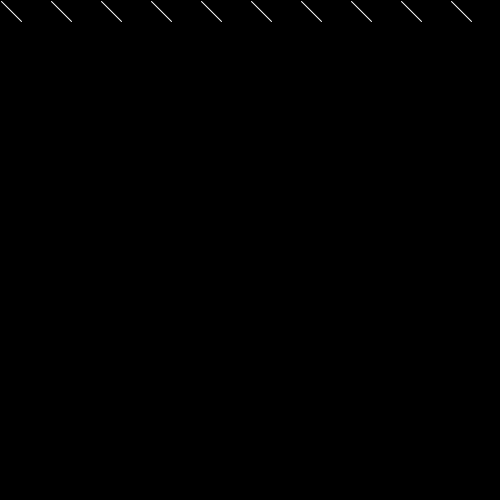
Frame 1 (no input)
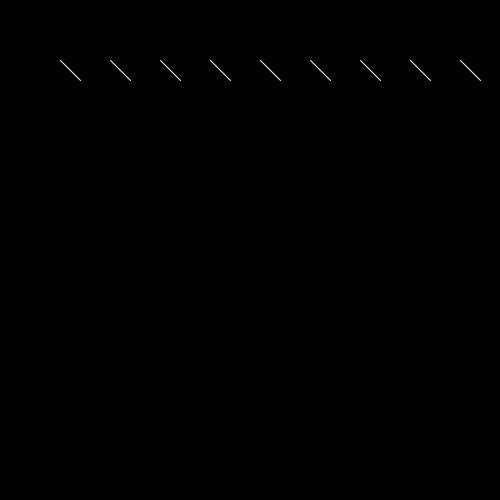
Frame 60 (the mouse pressed at the canvas centre just before this capture)
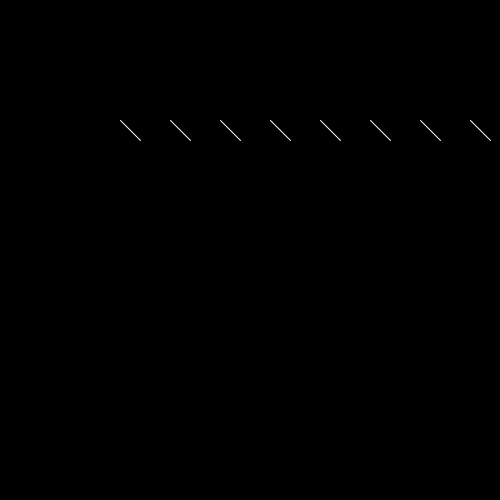
Frame 120 (the mouse held since frame 60 and released just before this capture)

The Processing sketch that drew these frames (run headless with seeded random() and noise(); from frame 60 on, the mouse is pressed at the canvas centre):

// Processing sketch: Line_Piece_240904a
// ── Line_Piece_240904a.pde
//Canvas, Stroke, Color,   
void setup(){
  size(500, 500);
  stroke(255,255,255);
  strokeCap(ROUND);
}

//Make Rain Hopefully//
 void draw(){
 background(0);
 
  
//The Lines//

line(frameCount, frameCount, frameCount + 20, frameCount + 20);

line(frameCount + 50, frameCount + 0, frameCount + 70, frameCount + 20);

line(frameCount + 100, frameCount + 0, frameCount + 120, frameCount + 20);

line(frameCount + 150, frameCount + 0, frameCount + 170, frameCount + 20);

line(frameCount + 200, frameCount + 0, frameCount + 220, frameCount + 20);

line(frameCount + 250, frameCount + 0, frameCount + 270, frameCount + 20);

line(frameCount + 300, frameCount + 0, frameCount + 320, frameCount + 20);

line(frameCount + 350, frameCount + 0, frameCount + 370, frameCount + 20);

line(frameCount + 400, frameCount + 0, frameCount + 420, frameCount + 20);

line(frameCount + 450, frameCount + 0, frameCount + 470, frameCount + 20);

line(frameCount + 500, frameCount + 0, frameCount + 520, frameCount + 20);
}
